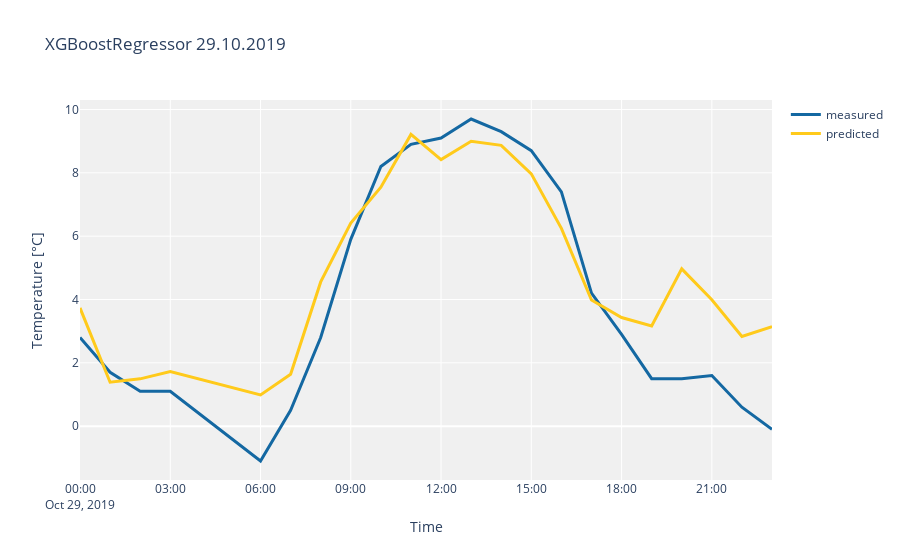

The code cell stored with this chart in its notebook:
### Code cell
X_train = X.loc[:'2019-10-28']
X_test = X.loc['2019-10-29']
Y_train = Y.loc[:'2019-10-28']
Y_test = Y.loc['2019-10-29']
    
model = xgb.XGBRegressor(n_estimators=2000,learning_rate=0.7)
model.fit(X_train,Y_train)
y_pred = model.predict(data=X_test)
print(mean_absolute_error(Y_test.values.ravel(), y_pred))


import plotly as py
import plotly.graph_objects as go
#from plotly.subplots import make_subplots


fig = go.Figure()
#fig = go.FigureWidget(data=data, layout=layout)
#x  = y_test_pred_avail_10min.index
#y1 = y_test_pred_avail_10min['EinsMan_true_norm']*100
#y2 = y_test_pred_avail_10min['EinsMan_pred_norm']*100
#y3 = y_test_pred_avail_10min['Power_avail_norm']*100
# show results only for timeframe:
#tf_start = '2019-10-29'
#tf_end   = '2019-10-29'
#timeframe = y_pred.index
x  = Y_test.index
y1 = y_pred
y2 = Y_test.values

fig.add_trace(go.Scatter(x=x, y=y2,
                         name='measured',
                         line_color='#1468A2',
                         line_width=3)) # deepskyblue
fig.add_trace(go.Scatter(x=x, y=y1,
                         name='predicted',
                         line_color='#FFCA1B',
                         line_width=3)) # dimgray, #29A073

fig.update_layout(title_text='XGBoostRegressor 29.10.2019',
                  #xaxis_title = 'Time',
                  yaxis_title = 'Temperature [°C]',
                  xaxis_title = 'Time',
                  #xaxis_rangeslider_visible=True,
                  #paper_bgcolor='#C8C8C8',
                  # font=dict(family='Courier New, monospace', size=18, color='#7F7F7F')
                  plot_bgcolor='#F0F0F0')
#fig.layout.on_change(zoom, 'xaxis.range')
#fig.hoverlabel.opacity=0.5
#fig.write_image('folder/image_name.png or jpeg or pdf)') # only select 3 day period of interest in dataframe
fig.show()

### Figure 1 — Plotly figure (JSON) as saved in the notebook; plotly's stock layout.template omitted (floating-point values rounded to 4 significant figures)
{"data": [{"line": {"color": "#1468A2", "width": 3}, "name": "measured", "type": "scatter", "x": ["2019-10-29T00:00:00", "2019-10-29T01:00:00", "2019-10-29T02:00:00", "2019-10-29T03:00:00", "2019-10-29T06:00:00", "2019-10-29T07:00:00", "2019-10-29T08:00:00", "2019-10-29T09:00:00", "2019-10-29T10:00:00", "2019-10-29T11:00:00", "2019-10-29T12:00:00", "2019-10-29T13:00:00", "2019-10-29T14:00:00", "2019-10-29T15:00:00", "2019-10-29T16:00:00", "2019-10-29T17:00:00", "2019-10-29T18:00:00", "2019-10-29T19:00:00", "2019-10-29T20:00:00", "2019-10-29T21:00:00", "2019-10-29T22:00:00", "2019-10-29T23:00:00"], "y": [2.8, 1.7, 1.1, 1.1, -1.1, 0.5, 2.8, 5.9, 8.2, 8.9, 9.1, 9.7, 9.3, 8.7, 7.4, 4.2, 2.9, 1.5, 1.5, 1.6, 0.6, -0.1]}, {"line": {"color": "#FFCA1B", "width": 3}, "name": "predicted", "type": "scatter", "x": ["2019-10-29T00:00:00", "2019-10-29T01:00:00", "2019-10-29T02:00:00", "2019-10-29T03:00:00", "2019-10-29T06:00:00", "2019-10-29T07:00:00", "2019-10-29T08:00:00", "2019-10-29T09:00:00", "2019-10-29T10:00:00", "2019-10-29T11:00:00", "2019-10-29T12:00:00", "2019-10-29T13:00:00", "2019-10-29T14:00:00", "2019-10-29T15:00:00", "2019-10-29T16:00:00", "2019-10-29T17:00:00", "2019-10-29T18:00:00", "2019-10-29T19:00:00", "2019-10-29T20:00:00", "2019-10-29T21:00:00", "2019-10-29T22:00:00", "2019-10-29T23:00:00"], "y": [3.734, 1.387, 1.494, 1.727, 0.9869, 1.638, 4.555, 6.414, 7.544, 9.214, 8.418, 8.999, 8.87, 7.967, 6.247, 3.982, 3.43, 3.161, 4.967, 3.994, 2.835, 3.144]}], "layout": {"plot_bgcolor": "#F0F0F0", "title": {"text": "XGBoostRegressor 29.10.2019"}, "xaxis": {"title": {"text": "Time"}}, "yaxis": {"title": {"text": "Temperature [°C]"}}}}
